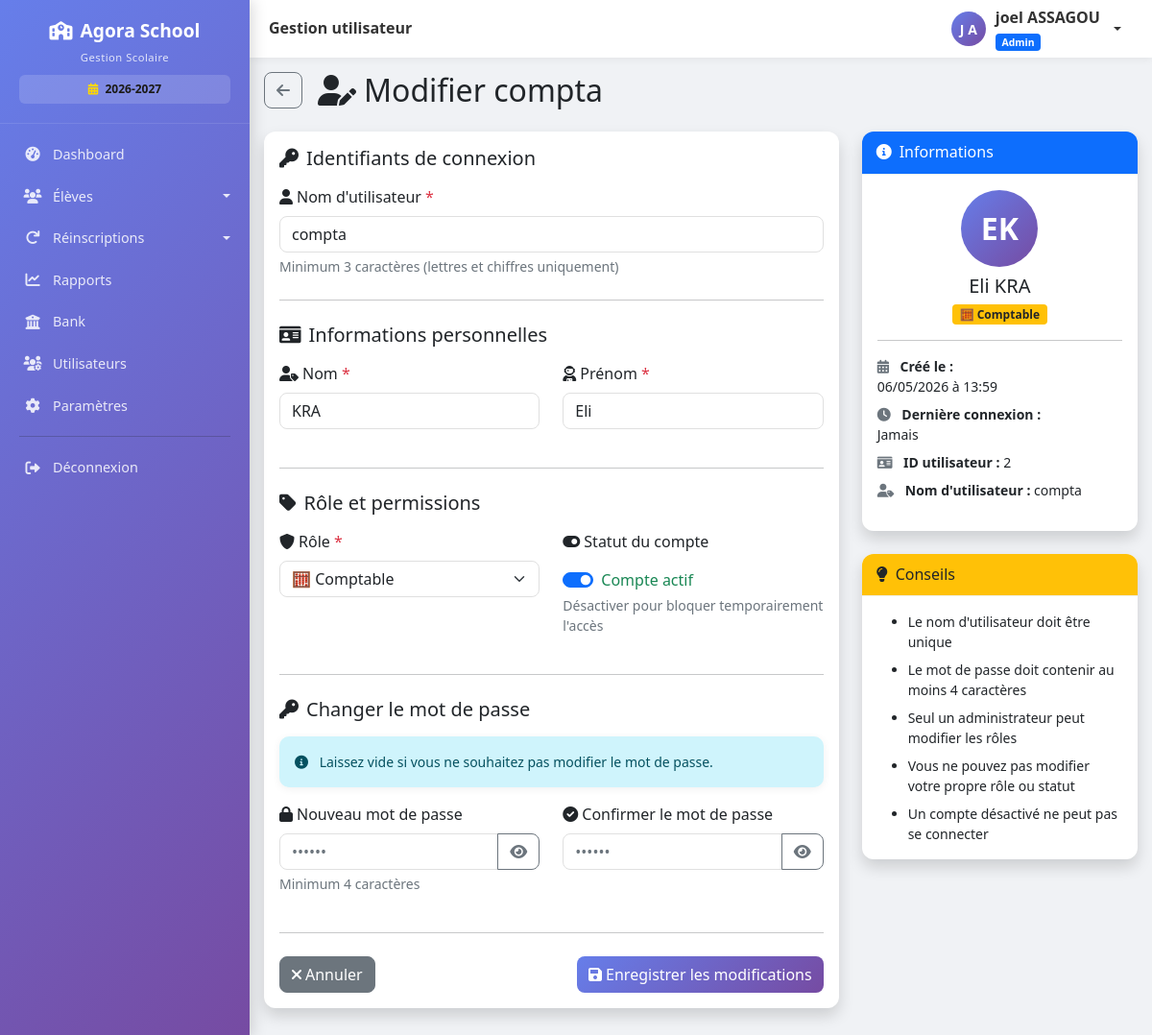
/utilisateurs/2/modifier (signed in), run on an earlier commit of the app's database.
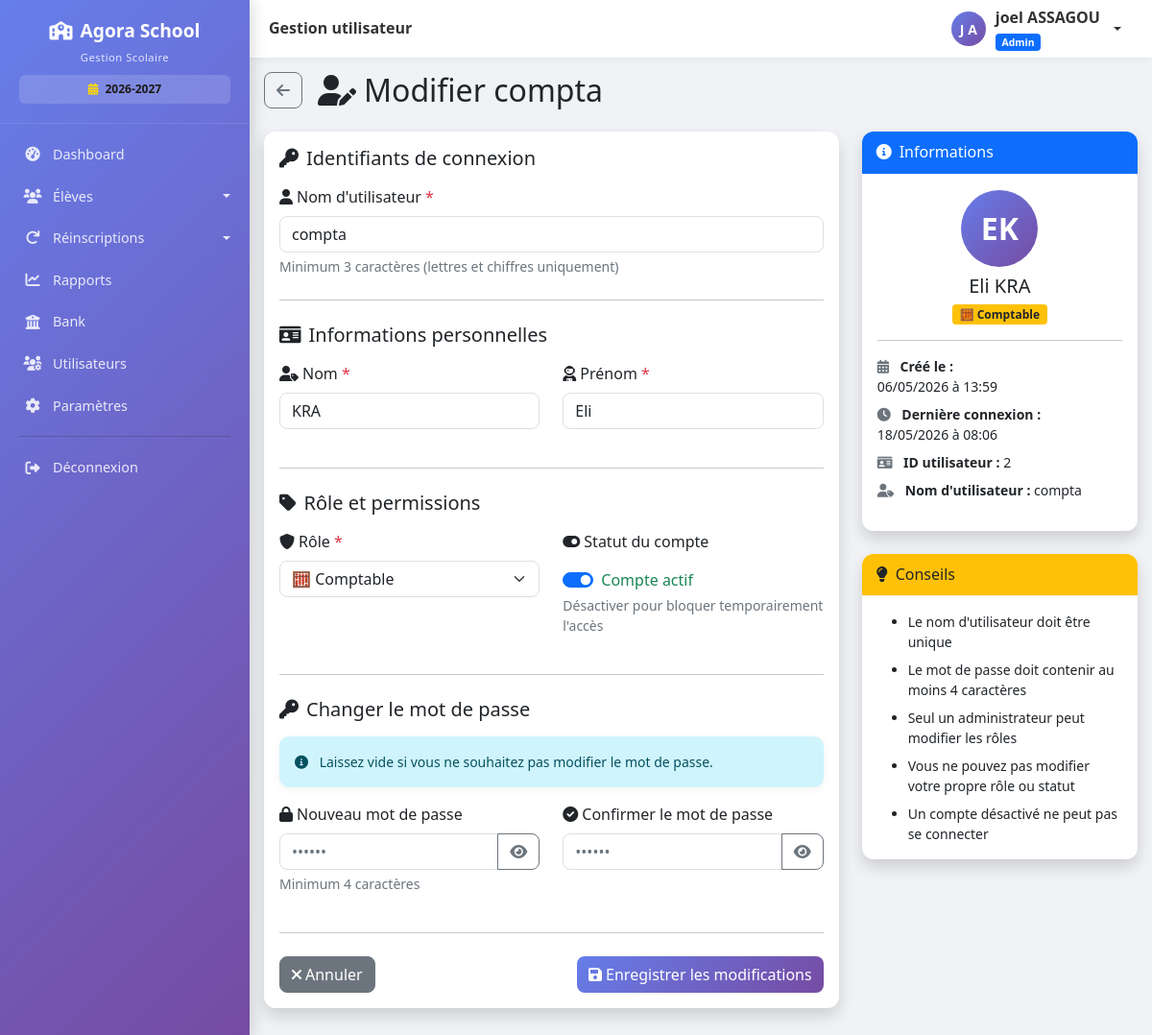
And on a later commit of the database.
### models.py (models this page shows, shortened)
class User(UserMixin, db.Model):
    __tablename__ = 'users'
    id = db.Column(db.Integer, primary_key=True)
    username = db.Column(db.String(80), unique=True, nullable=False, index=True)
    password_hash = db.Column(db.String(200), nullable=False)
    nom = db.Column(db.String(100), nullable=False)
    prenom = db.Column(db.String(100), nullable=False)
    role = db.Column(db.String(20), default='user')  # admin, comptable, user
    actif = db.Column(db.Boolean, default=True)
    created_at = db.Column(db.DateTime, default=datetime.utcnow)
    last_login = db.Column(db.DateTime, nullable=True)
    @property
    def nom_complet(self):
        return f"{self.prenom} {self.nom}"

### routes.py (the view, shortened to what this page needs)
@app.route('/utilisateurs/<int:user_id>/modifier', methods=['GET', 'POST'])
@login_required
@admin_required
def modifier_utilisateur(user_id):
    utilisateur = User.query.get_or_404(user_id)
    utilisateurs_admin_count = User.query.filter_by(role='admin', actif=True).count()
    if utilisateur.role == 'admin':
        nb_admins = User.query.filter_by(role='admin').count()
        if nb_admins <= 1 and request.method == 'POST' and request.form.get('role') != 'admin':
            flash('Impossible de retirer les droits du dernier administrateur', 'warning')
            return redirect(url_for('modifier_utilisateur', user_id=user_id))
    return render_template('utilisateurs/modifier.html',
                         utilisateur=utilisateur,
                         utilisateurs_admin_count=utilisateurs_admin_count)  # ← AJOUTÉ

### app.py (called while the page is built)
@app.after_request
def close_db_connection(response):
    try:
        db.session.close()
    except:
        pass
    return response

### routes.py (called while the page is built)
@login_manager.user_loader
def load_user(user_id):
    return User.query.get(int(user_id))

def admin_required(f):
    @wraps(f)
    def decorated_function(*args, **kwargs):
        if not current_user.is_authenticated or current_user.role != 'admin':
            flash('Accès réservé aux administrateurs', 'danger')
            return redirect(url_for('liste_eleves'))
        return f(*args, **kwargs)
    return decorated_function

### templates/utilisateurs/modifier.html (shortened to what the changed rows need)
{% extends "base.html" %}
{% block content %}
<div class="d-flex align-items-center mb-4">
    <a href="{{ url_for('liste_utilisateurs') }}" class="btn btn-outline-secondary me-3">
        <i class="fas fa-arrow-left"></i>
    </a>
    <h2 class="mb-0"><i class="fas fa-user-edit me-2"></i>Modifier {{ utilisateur.username }}</h2>
</div>
<div class="row">
    <div class="col-lg-8">
        <div class="card shadow">
            <div class="card-body">
                <form method="POST" id="userForm">
                    <div class="mb-3">
                        <label for="username" class="form-label">
                            <i class="fas fa-user me-1"></i>Nom d'utilisateur
                            <span class="text-danger">*</span>
                        </label>
                        <input type="text"
                               class="form-control"
                               id="username"
                               name="username"
                               value="{{ utilisateur.username }}"
                               required
                               minlength="3">
                        <div class="form-text">Minimum 3 caractères (lettres et chiffres uniquement)</div>
                    </div>
                    <div class="row">
                        <div class="col-md-6 mb-3">
                            <label for="nom" class="form-label">
                                <i class="fas fa-user-tag me-1"></i>Nom
                                <span class="text-danger">*</span>
                            </label>
                            <input type="text"
                                   class="form-control"
                                   id="nom"
                                   name="nom"
                                   value="{{ utilisateur.nom }}"
                                   required
                                   minlength="2">
                        </div>
                        <div class="col-md-6 mb-3">
                            <label for="prenom" class="form-label">
                                <i class="fas fa-user-astronaut me-1"></i>Prénom
                                <span class="text-danger">*</span>
                            </label>
                            <input type="text"
                                   class="form-control"
                                   id="prenom"
                                   name="prenom"
                                   value="{{ utilisateur.prenom }}"
                                   required
                                   minlength="2">
                        </div>
                    </div>
                    <div class="row">
                        <div class="col-md-6 mb-3">
                            <label for="role" class="form-label">
                                <i class="fas fa-shield-alt me-1"></i>Rôle
                                <span class="text-danger">*</span>
                            </label>
                            <select class="form-select" id="role" name="role" {% if utilisateur.id == current_user.id %}disabled{% endif %}>
                                <option value="comptable" {% if utilisateur.role == 'comptable' %}selected{% endif %}>
                                    🧮 Comptable
                                </option>
                            </select>
                        </div>
                        <div class="col-md-6 mb-3">
                            <div class="form-check form-switch mt-2">
                                <input class="form-check-input" type="checkbox" id="actif" name="actif"
                                       {% if utilisateur.actif %}checked{% endif %}
                                       {% if utilisateur.id == current_user.id %}disabled{% endif %}>
                                <label class="form-check-label" for="actif">
                                    <span id="statutLabel" class="{% if utilisateur.actif %}text-success{% else %}text-danger{% endif %}">
                                    </span>
                                </label>
                            </div>
                        </div>
                    </div>
                </form>
            </div>
        </div>
    </div>
    <div class="col-lg-4">
        <div class="card shadow mb-4">
            <div class="card-body">
                <div class="text-center mb-3">
                    <div class="avatar-lg mx-auto mb-2">
                        <span class="avatar-initials">{{ utilisateur.prenom[0] }}{{ utilisateur.nom[0] }}</span>
                    </div>
                    <h5 class="mb-1">{{ utilisateur.nom_complet }}</h5>
                    <span class="badge {% if utilisateur.role == 'admin' %}bg-danger{% elif utilisateur.role == 'comptable' %}bg-warning text-dark{% else %}bg-info{% endif %}">
                        {% if utilisateur.role == 'admin' %}👑 Administrateur
                        {% elif utilisateur.role == 'comptable' %}🧮 Comptable
                        {% else %}👤 Opérateur{% endif %}
                    </span>
                </div>
                <ul class="list-unstyled small">
                    <li class="mb-2">
                        <i class="fas fa-calendar-alt me-2 text-muted"></i>
                        <strong>Créé le :</strong><br>
                        {{ utilisateur.created_at.strftime('%d/%m/%Y à %H:%M') if utilisateur.created_at else 'N/A' }}
                    </li>
                    <li class="mb-2">
                        <i class="fas fa-clock me-2 text-muted"></i>
                        <strong>Dernière connexion :</strong><br>
                        {{ utilisateur.last_login.strftime('%d/%m/%Y à %H:%M') if utilisateur.last_login else 'Jamais' }}
                    </li>
                    <li class="mb-2">
                        <i class="fas fa-id-card me-2 text-muted"></i>
                        <strong>ID utilisateur :</strong> {{ utilisateur.id }}
                    </li>
                    <li>
                        <i class="fas fa-user-tag me-2 text-muted"></i>
                        <strong>Nom d'utilisateur :</strong> {{ utilisateur.username }}
                    </li>
                </ul>
            </div>
        </div>
    </div>
</div>
{% endblock %}

What changed in the data, as far as the page shows it:
changed User "compta": last_login "Jamais" → "18/05/2026 à 08:06"
